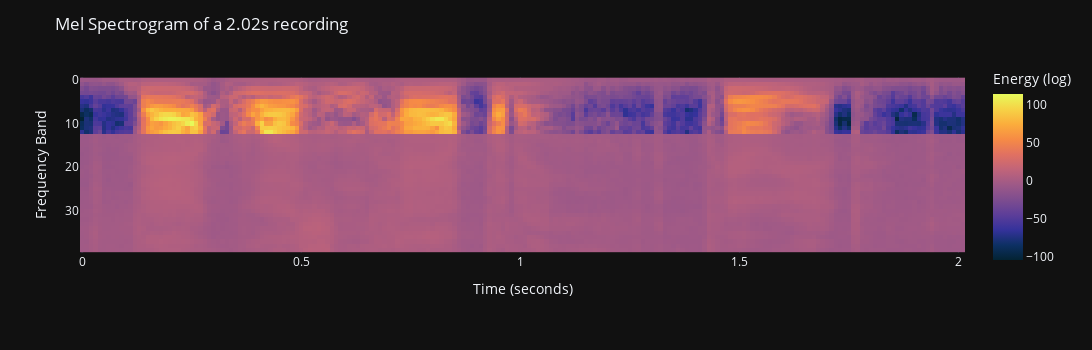

The notebook cell this image was saved under:
### Code cell
show_mel_spectrogram(utterances,620)

### Figure 1 — Plotly figure (JSON) as saved in the notebook; plotly's stock layout.template omitted (floating-point values rounded to 4 significant figures; data arrays with more than 128 entries replaced by an {"elided": "..."} marker saying what was removed)
{"data": [{"coloraxis": "coloraxis", "hovertemplate": "Time (seconds): %{x}<br>Frequency Band: %{y}<br>Energy (log): %{z}<extra></extra>", "name": "0", "type": "heatmap", "xaxis": "x", "yaxis": "y", "z": {"elided": "40x202 float values"}}], "layout": {"coloraxis": {"colorbar": {"title": {"text": "Energy (log)"}}, "colorscale": [[0, "rgb(3, 35, 51)"], [0.09091, "rgb(13, 48, 100)"], [0.1818, "rgb(53, 50, 155)"], [0.2727, "rgb(93, 62, 153)"], [0.3636, "rgb(126, 77, 143)"], [0.4545, "rgb(158, 89, 135)"], [0.5455, "rgb(193, 100, 121)"], [0.6364, "rgb(225, 113, 97)"], [0.7273, "rgb(246, 139, 69)"], [0.8182, "rgb(251, 173, 60)"], [0.9091, "rgb(246, 211, 70)"], [1, "rgb(231, 250, 90)"]]}, "height": 350, "margin": {"t": 60}, "title": {"text": "Mel Spectrogram of a 2.02s recording"}, "width": 1300, "xaxis": {"anchor": "y", "constrain": "domain", "domain": [0, 1], "scaleanchor": "y", "side": "bottom", "tickmode": "array", "ticktext": [0, 0.5, 1, 1.5, 2], "tickvals": [0, 50, 100, 150, 200], "title": {"text": "Time (seconds)"}}, "yaxis": {"anchor": "x", "autorange": "reversed", "constrain": "domain", "domain": [0, 1], "title": {"text": "Frequency Band"}}}}
